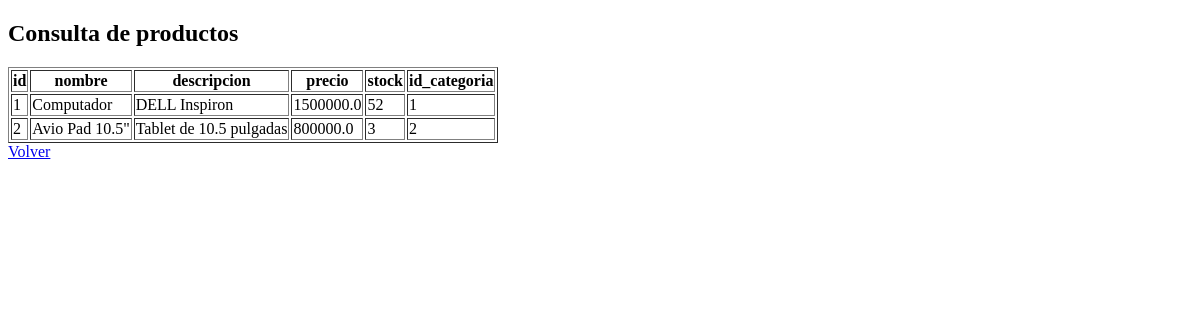
Page /consultar_producto on the earlier database version.
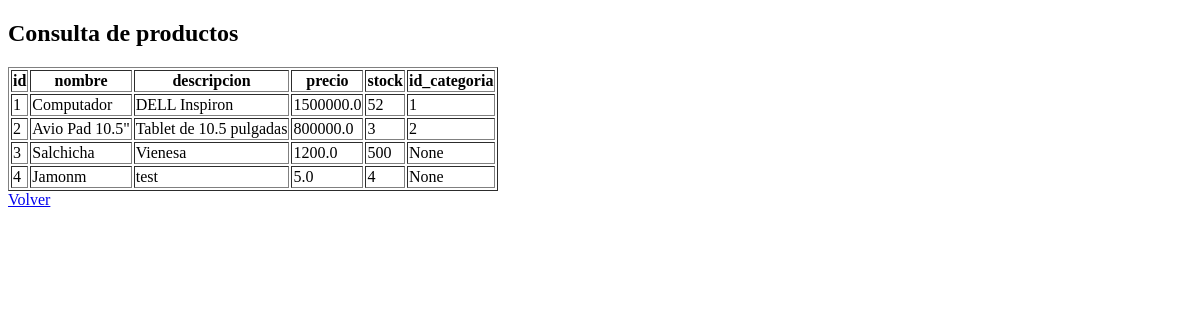
Same page on the later database version.
### tables this page shows
CREATE TABLE Producto (
                        id_producto INTEGER PRIMARY KEY,
                        nombre TEXT,
                        descripcion TEXT,
                        precio REAL,
                        stock INTEGER,
                        id_categoria INTEGER,
                        FOREIGN KEY (id_categoria) REFERENCES Categoria(id_categoria)
                    );

### routes/routes.py (the view)
@main.route("/consultar_producto")
def consultar_producto():
    bd = g.get("bd")
    productos = bd.obtener_productos()
    return render_template("consultar_productos.html", productos = productos)

### routes/routes.py (called while the page is built)
@main.before_request
def inicializar_bd():
    bd = GestionBD()
    g.bd = bd # Definir una variable global para gestion de bd
    bd.crear_bd()

### services/gestion_bd.py (called while the page is built)
    def obtener_productos(self):
        conn = sqlite3.connect(self.direccion_bd)
        conn.row_factory = sqlite3.Row
        cursor = conn.cursor()
        cursor.execute("""
            SELECT * FROM Producto;
        """)
        productos =[dict(producto) for producto in cursor.fetchall()]
        cursor.close()
        conn.close()
        return productos

### templates/consultar_productos.html (shortened to what this page needs)
<!DOCTYPE html>
<html lang="en">
<head>
</head>
<body>
  <h2>Consulta de productos</h2>
  <table border="1">
    <thead>
      <th>id</th>
      <th>nombre</th>
      <th>descripcion</th>
      <th>precio</th>
      <th>stock</th>
      <th>id_categoria</th>
    </thead>
    <tbody>
      {% for producto in productos %}
        <tr>
          <td>{{producto.id_producto}}</td>
          <td>{{producto.nombre}}</td>
          <td>{{producto.descripcion}}</td>
          <td>{{producto.precio}}</td>
          <td>{{producto.stock}}</td>
          <td>{{producto.id_categoria}}</td>
        </tr>
      {% endfor %}
    </tbody>
  </table>
  <a href="/">Volver</a>
</body>
</html>

Differences in the rows shown:
added Producto: id_producto "3", nombre "Salchicha", descripcion "Vienesa", precio "1200.0", stock "500", id_categoria "None"
added Producto: id_producto "4", nombre "Jamonm", descripcion "test", precio "5.0", stock "4", id_categoria "None"
